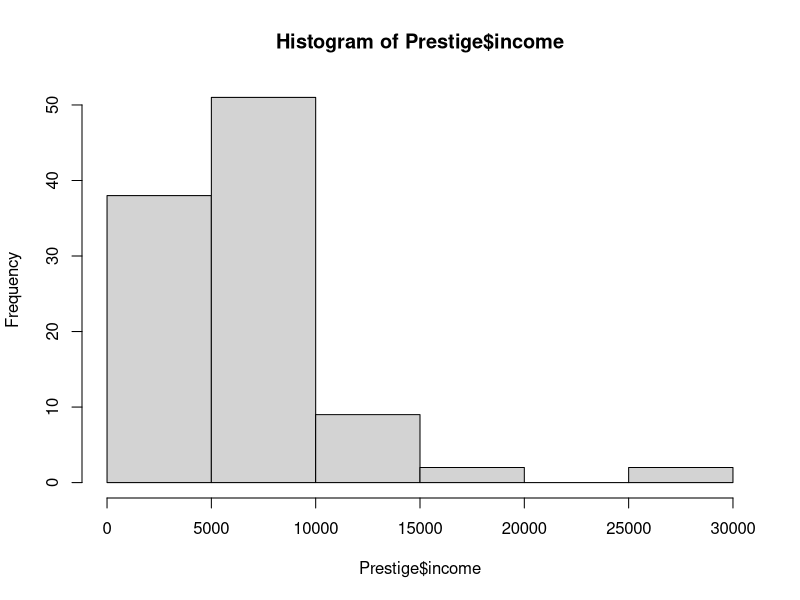

The R script that drew this image: (Note: this script raises an error after producing the figure.)
## ---- chunk 1
library(knitr)
opts_chunk$set(comment=NA, tidy=TRUE)
## ---- chunk 2
library(car)
library(effects)

data(Prestige)
head(Prestige)
str(Prestige)

hist(Prestige$income)
## ---- chunk 3
l1<- lm(prestige ~ income + education, data=Prestige)
summary(l1)


l2 <- update(l1, . ~ . + type)
summary(l2)

anova(l1, l2)
any(is.na(Prestige$type))
## ---- chunk 4
l1a <- update(l1, subset = !is.na(type))
summary(l1a)

anova(l1a, l2)
## ---- chunk 5
l.step <- step(lm(prestige~1, data=Prestige, subset=!is.na(type)), scope=~income+education+type+women, dir='for')
## ---- chunk 6
cc.full <- lm(prestige ~ education+income+women+type, data=Prestige, subset=!is.na(type) )
cc.back <- step(cc.full, dir='back')
## ---- chunk 7
vif(l2)  # Looks OK

ncvTest(l2)  # This looks OK

spreadLevelPlot(l2) # Also looks OK

crPlot(l2, 'education')  # Looks OK

crPlot(l2, 'income')
## ---- chunk 8
Prestige$log.income <- log(Prestige$income)

l3 <- update(l2, . ~ . - income + log(income))
summary(l3)
## ---- chunk 9
plot(Effect(c('income', 'type'), l3), multiline=TRUE)
## ---- chunk 10
l4 <- update(l3, . ~ . + log(income):type)
summary(l4)
anova(l3, l4)
## ---- chunk 11
plot(Effect(c('income', 'type'), l4), multi=TRUE)
